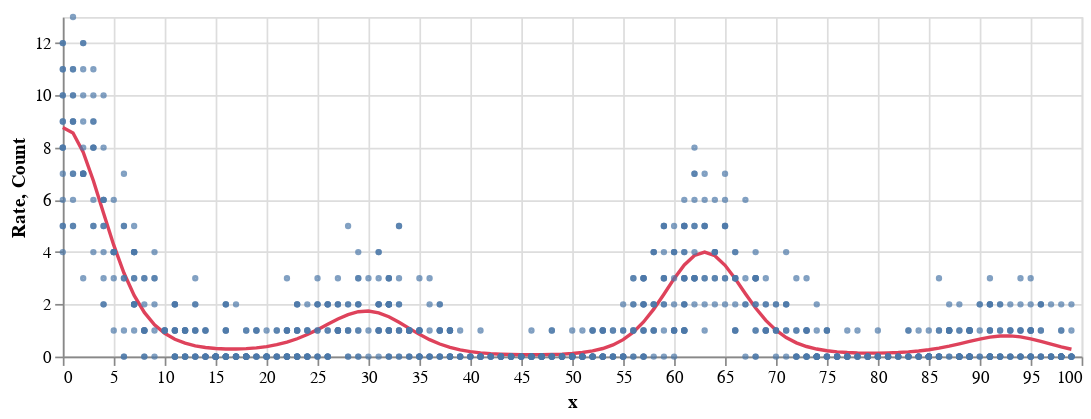

The notebook cell saved with this chart:
### Code cell
rate = (
	alt.Chart(df_data).mark_line(color='#de425b').encode(
		x=alt.X('x', title='x'),
		y=alt.Y('rate', title='Rate'),
	)
)

count = alt.Chart(df_data).mark_point(size=3).encode(
	x=alt.X('x', title='x'),
	y=alt.Y('y', title='Count'),
)

(rate + count).properties(width=600, height=200)

### Figure 1 — Vega-Lite specification as saved in the notebook (floating-point values rounded to 4 significant figures; data arrays with more than 128 entries replaced by an {"elided": "..."} marker saying what was removed)
{"config": {"view": {"continuousWidth": 300, "continuousHeight": 300}}, "layer": [{"mark": {"type": "line", "color": "#de425b"}, "encoding": {"x": {"field": "x", "title": "x", "type": "quantitative"}, "y": {"field": "rate", "title": "Rate", "type": "quantitative"}}}, {"mark": {"type": "point", "size": 3}, "encoding": {"x": {"field": "x", "title": "x", "type": "quantitative"}, "y": {"field": "y", "title": "Count", "type": "quantitative"}}}], "data": {"name": "data-d1f52f784b02e73aaf8cf95b45f9f348"}, "height": 200, "width": 600, "$schema": "https://vega.github.io/schema/vega-lite/v5.20.1.json", "datasets": {"data-d1f52f784b02e73aaf8cf95b45f9f348": {"elided": "1000 records"}}}
